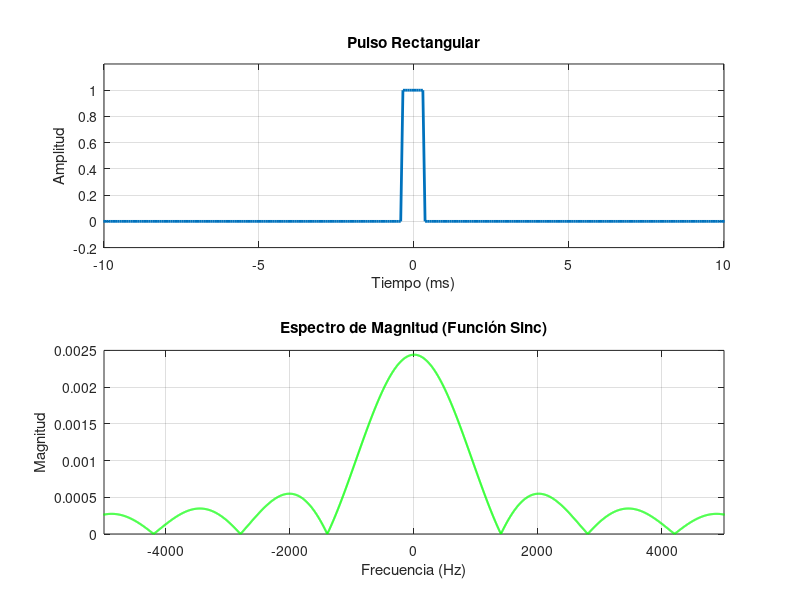

Recreate this plot in MATLAB.
% -----------------------------
% Parámetros
% -----------------------------
fs = 14000;                % Frecuencia de muestreo (14 kHz)
f_pulse = 1400;            % Frecuencia equivalente del pulso (1/f)
T = 1 / f_pulse;           % Ancho del pulso (1 ms en este caso)

% -----------------------------
% Vector de tiempo
% -----------------------------
t = -0.05 : 1/fs : 0.05;   % Tiempo centrado en cero

% -----------------------------
% Pulso rectangular (centro en 0)
% -----------------------------
x = rectpuls(t, T);

% -----------------------------
% FFT con zero padding
% -----------------------------
N = 2^12;                  
X = fft(x, N);
X_mag = abs(fftshift(X)) / N;
f_axis = linspace(-fs/2, fs/2, N);

% -----------------------------
% Graficar
% -----------------------------
figure;

subplot(2,1,1);
plot(t*1000, x, 'LineWidth', 2);
title(['Pulso Rectangular']);
xlabel('Tiempo (ms)');
ylabel('Amplitud');
axis([-10 10 -0.2 1.2]);
grid on;

subplot(2,1,2);
plot(f_axis, X_mag, 'g', 'LineWidth', 1.5);
title('Espectro de Magnitud (Función Sinc)');
xlabel('Frecuencia (Hz)');
ylabel('Magnitud');
xlim([-5000 5000]);
grid on;
